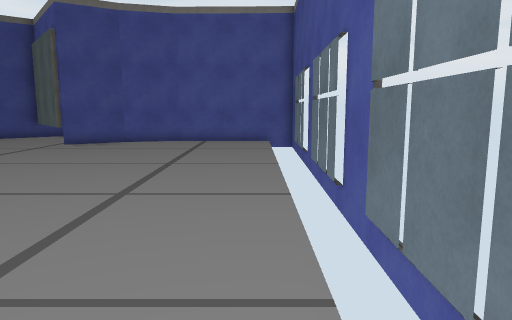
View 1 (above)

12 first-person views from a walk through a scene from a Unity 3-D project. The camera is 1.5 m above the floor, tilts 8° down and sees 70° across. The floor is counted in squares, 1 m on a side. Each view is taken from the middle of a square. On the plan, view 1 faces up. The plan holds only what a view shows up to about 16 squares ahead; the rest is blank. The place goes on beyond the plan. Some surface patterns are stand-ins.

View 2
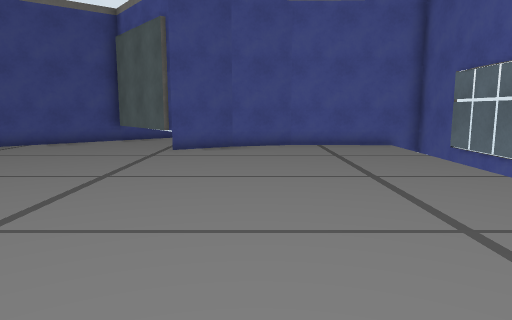

View 3
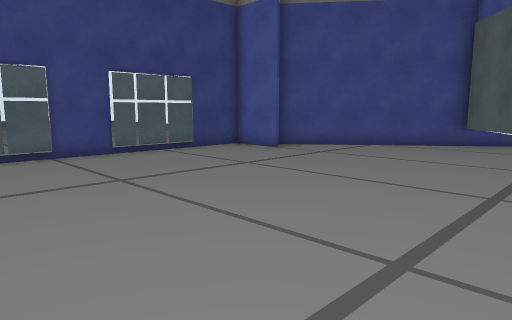

View 4
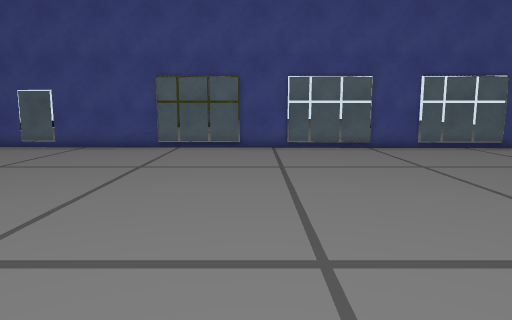

View 5
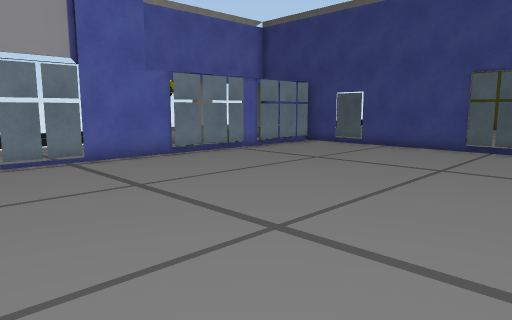

View 6
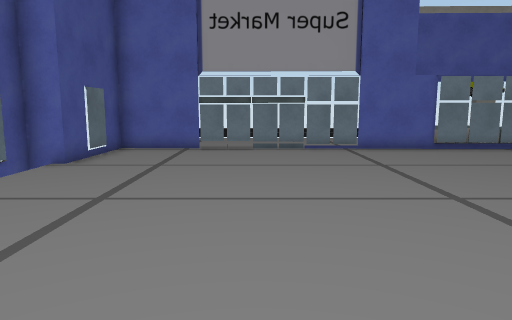

View 7
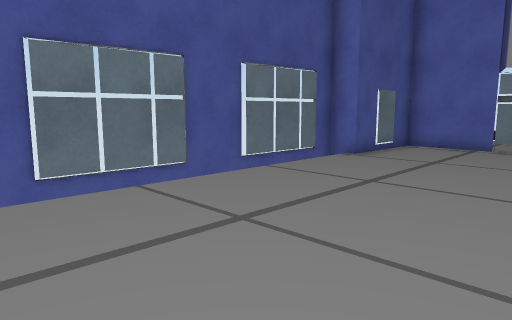

View 8
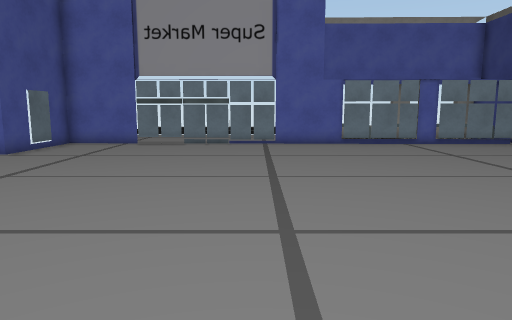

View 9
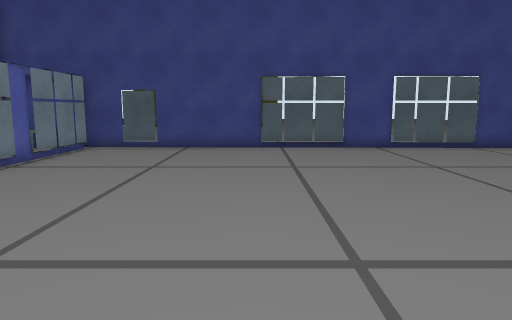

View 10
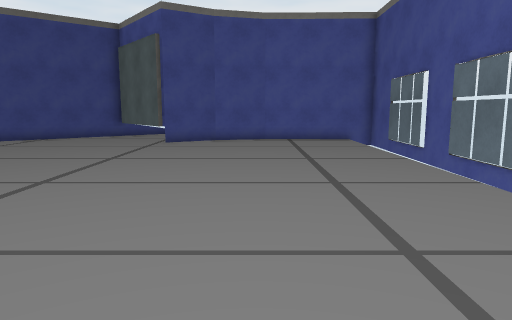

View 11
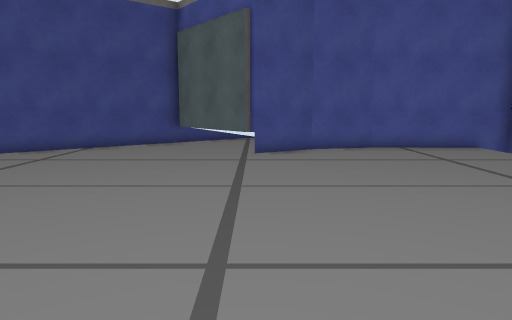

View 12
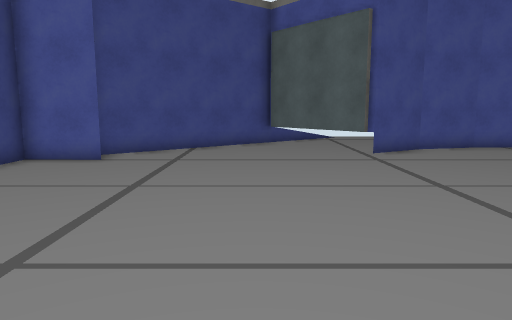

### Floor plan
Points are (right, up) in squares from view 1. A wall is a line through its corners. A room is listed if a view was taken in it or the views show most of it. See-through windows are left out.
Room 1 (views 1, 2, 3, 4, 5, 6, 7, 8, 9, 10, 11, 12)
walls: (1.4, 11) (1.5, 13.6); (-5.9, 16.5) (-8.2, 15.2) (-11.4, 19.2); (-3.4, 17.2) (-6, 16.5); (-11.2, 19.5) (-17.3, 14.7) (-16.6, 13.7) (-18.9, 13.8) (-19.3, -8.7); (-18.8, -8.4) (-18.9, -10.7); (-18.8, -8.5) (0.1, -8.9) (0.2, -4.9) (1.1, -5) (1.4, 9.3); (1.6, 17) (-3.6, 17.1)
low walls: (-18.8, -9.5) (-17.2, -9.5)

Where each view was taken, in squares from view 1:
view 1: 0 up, 0 right, facing up
view 2: 2 up, 5 left, facing up
view 3: 3 up, 7 left, facing up-left
view 4: 2 up, 5 left, facing left
view 5: 2 up, 5 left, facing down-left
view 6: 5 up, 5 left, facing down
view 7: 6 up, 6 left, facing down-right
view 8: 7 up, 8 left, facing down
view 9: 2 down, 5 left, facing left
view 10: 1 down, 4 left, facing up
view 11: 3 up, 8 left, facing up
view 12: 3 up, 12 left, facing up
